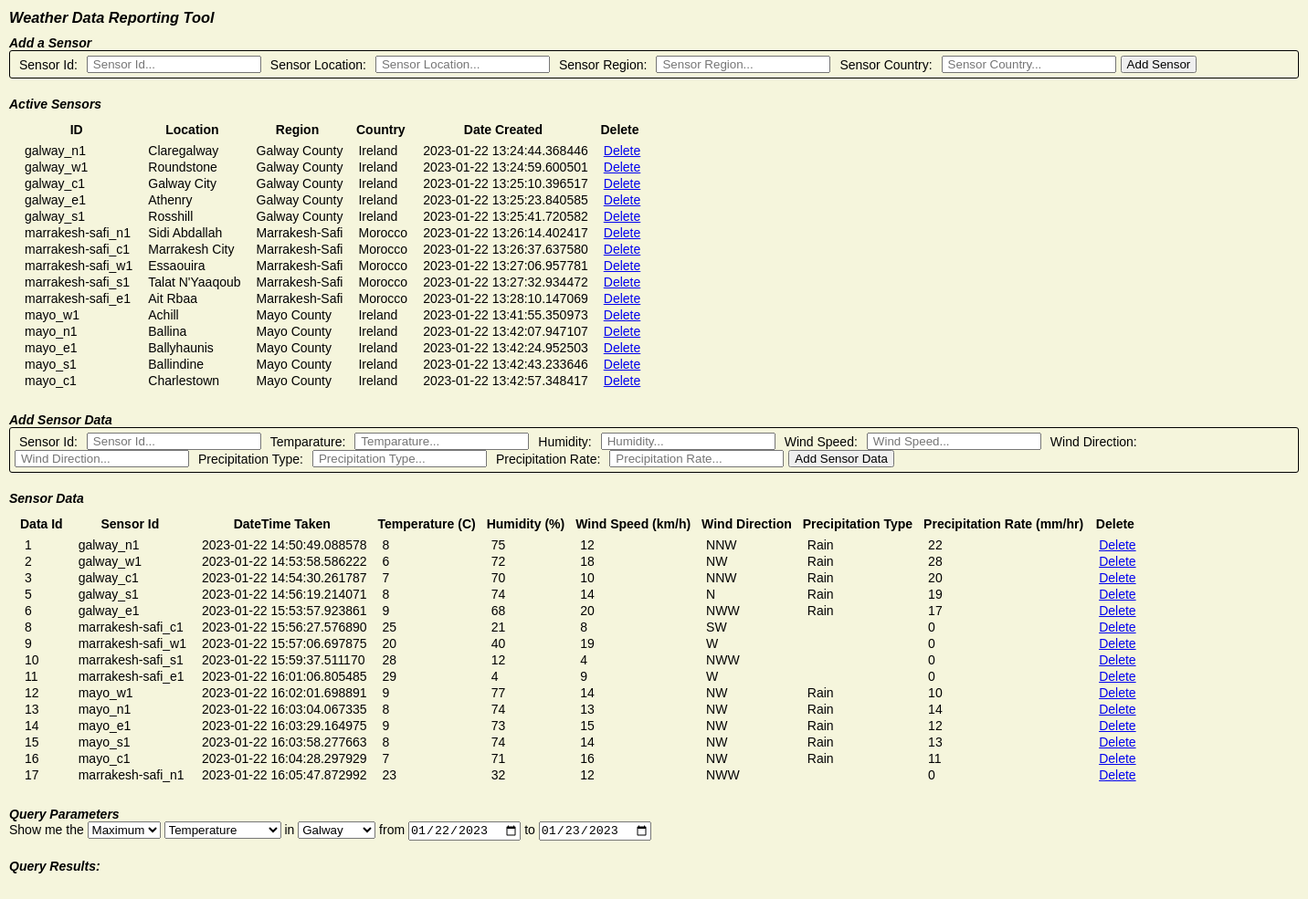
The page / on the database its author committed.
### app.py (models this page shows)
class Sensors(db.Model):
    __tablename__ = 'Sensors'
    id = db.Column(db.String(128), primary_key=True)
    location = db.Column(db.String(128))
    region = db.Column(db.String(128))
    country = db.Column(db.String(128))
    date_created = db.Column(db.DateTime, default = datetime.utcnow)

class SensorData(db.Model):
    __tablename__ = 'SensorData'
    id = db.Column(db.Integer, primary_key=True, autoincrement=True)
    sensor_id = db.Column(db.String(128), nullable=False)
    date_time = db.Column(db.DateTime, default=datetime.utcnow)
    temperature = db.Column(db.Integer)
    humidity = db.Column(db.Integer)
    wind_speed = db.Column(db.Integer)
    wind_direction = db.Column(db.String(3))
    precipitation_type = db.Column(db.String(24))
    precipitation_rate = db.Column(db.Integer)

### app.py (the view)
@app.route('/')
def index():
    sensors = Sensors.query.order_by(Sensors.date_created).all()
    sensor_data = SensorData.query.order_by(SensorData.date_time).all()
    return render_template('index.html', sensors=sensors, sensor_data=sensor_data)

### templates/index.html (shortened to what this page needs)
<!DOCTYPE html>
<html lang="en">
<head>
    <link rel="stylesheet" href="{{ url_for('static', filename='css/css.css') }}">
</head>
<body>
    <h3><i>Weather Data Reporting Tool</i></h3>
    <form action="/sensors" method="POST">
        <h4><i>Add a Sensor</i></h4>
        <div id="addSensorBox">
            <label for="sensor-id">Sensor Id: </label>
            <input name="sensor-id" id="sensor-id" type="text" placeholder="Sensor Id...">
            <label for="sensor-location">Sensor Location: </label>
            <input name="sensor-location" id="sensor-location" type="text" placeholder="Sensor Location...">
            <label for="sensor-region">Sensor Region: </label>
            <input name="sensor-region" id="sensor-region" type="text" placeholder="Sensor Region...">
            <label for="sensor-country">Sensor Country: </label>
            <input name="sensor-country" id="sensor-country" type="text" placeholder="Sensor Country...">
            <input type="submit" value="Add Sensor">
        </div>
    </form>
    <h4><i>Active Sensors</i></h4>
    <table>
        <tr>
            <th>ID</th>
            <th>Location</th>
            <th>Region</th>
            <th>Country</th>
            <th>Date Created</th>
            <th>Delete</th>
        </tr>
        {% for sensor in sensors %}
            <tr>
                <td>{{sensor.id}}</td>
                <td>{{sensor.location}}</td>
                <td>{{sensor.region}}</td>
                <td>{{sensor.country}}</td>
                <td>{{sensor.date_created}}</td>
                <td><a href="/delete-sensor/{{sensor.id}}">Delete</a></td>
            </tr>
        {% endfor %}
    </table>
    <form action="/data" method="POST">
        <h4><i>Add Sensor Data</i></h4>
        <div id="addDataBox">
            <label for="sensor-id">Sensor Id: </label>
            <input name="sensor-id" id="sensor-id" type="text" placeholder="Sensor Id...">
            <label for="temp">Temparature: </label>
            <input name="temp" id="temp" type="text" placeholder="Temparature...">
            <label for="humidity">Humidity: </label>
            <input name="humidity" id="humidity" type="text" placeholder="Humidity...">
            <label for="wind">Wind Speed: </label>
            <input name="wind" id="wind" type="text" placeholder="Wind Speed...">
            <label for="wind-dir">Wind Direction: </label>
            <input name="wind-dir" id="wind-dir" type="text" placeholder="Wind Direction...">
            <label for="precip">Precipitation Type: </label>
            <input name="precip" id="precip" type="text" placeholder="Precipitation Type...">
            <label for="precip-q">Precipitation Rate: </label>
            <input name="precip-q" id="precip-q" type="text" placeholder="Precipitation Rate...">
            <input type="submit" value="Add Sensor Data">
        </div>
    </form>
    <h4><i>Sensor Data</i></h4>
    <table>
        <tr>
            <th>Data Id</th>
            <th>Sensor Id</th>
            <th>DateTime Taken</th>
            <th>Temperature (C)</th>
            <th>Humidity (%)</th>
            <th>Wind Speed (km/h)</th>
            <th>Wind Direction</th>
            <th>Precipitation Type</th>
            <th>Precipitation Rate (mm/hr)</th>
            <th>Delete</th>
        </tr>
        {% for data in sensor_data %}
            <tr>
                <td>{{data.id}}</td>
                <td>{{data.sensor_id}}</td>
                <td>{{data.date_time}}</td>
                <td>{{data.temperature}}</td>
                <td>{{data.humidity}}</td>
                <td>{{data.wind_speed}}</td>
                <td>{{data.wind_direction}}</td>
                <td>{{data.precipitation_type}}</td>
                <td>{{data.precipitation_rate}}</td>
                <td><a href="/delete-data/{{data.id}}">Delete</a></td>
            </tr>
        {% endfor %}
    </table>
    <h4><i>Query Parameters</i></h4>
    <div id="query-parameters">
        Show me the
        <select id="metric1">
            <option value="max">Maximum</option>
        </select>
        <select id="metric2">
            <option value="temp">Temperature</option>
        </select>
        in
        <select id="location">
            <option value="galway">Galway</option>
        </select>
        from
        <input type="date" id="from" value="2023-01-22"></input>
        to
        <input type="date" id="to" value="2023-01-23"></input>
    </div>
    <h4><i>Query Results:</i></h4>
    <div id="result-space"></div>
</body>
</html>

### static/css/css.css (style rules this page uses)
* { padding: 0; margin: 0; }
html { padding: 10px 0 0 10px; font-size: 14px; font-family: sans-serif; background: beige; }
h3 { margin-bottom: 10px; }
th { padding: 5px; }
form { margin-bottom: 20px; }
#addSensorBox, #addDataBox { display: flex; flex-flow: row wrap; justify-content: flex-start; align-items: center; width: 1400px; border: 1px solid black; border-radius: 3px; padding: 5px; }
#addSensorBox>*, #addDataBox>* { padding: 0 5px 0 5px; margin-right: 5px; }
table { padding: 5px; margin-bottom: 20px; }
td { padding: 0 5px 0 10px; }
#query-parameters { margin-bottom: 20px; }
#result-space { height: 40px; width: 200px; display: flex; justify-content: center; align-items: center; font-weight: bold; }

### rows shown on the page
Sensors: id "galway_n1", location "Claregalway", region "Galway County", country "Ireland", date_created "2023-01-22 13:24:44.368446"
Sensors: id "galway_w1", location "Roundstone", region "Galway County", country "Ireland", date_created "2023-01-22 13:24:59.600501"
Sensors: id "galway_c1", location "Galway City", region "Galway County", country "Ireland", date_created "2023-01-22 13:25:10.396517"
Sensors: id "galway_e1", location "Athenry", region "Galway County", country "Ireland", date_created "2023-01-22 13:25:23.840585"
Sensors: id "galway_s1", location "Rosshill", region "Galway County", country "Ireland", date_created "2023-01-22 13:25:41.720582"
Sensors: id "marrakesh-safi_n1", location "Sidi Abdallah", region "Marrakesh-Safi", country "Morocco", date_created "2023-01-22 13:26:14.402417"
Sensors: id "marrakesh-safi_c1", location "Marrakesh City", region "Marrakesh-Safi", country "Morocco", date_created "2023-01-22 13:26:37.637580"
Sensors: id "marrakesh-safi_w1", location "Essaouira", region "Marrakesh-Safi", country "Morocco", date_created "2023-01-22 13:27:06.957781"
Sensors: id "marrakesh-safi_s1", location "Talat N'Yaaqoub", region "Marrakesh-Safi", country "Morocco", date_created "2023-01-22 13:27:32.934472"
Sensors: id "marrakesh-safi_e1", location "Ait Rbaa", region "Marrakesh-Safi", country "Morocco", date_created "2023-01-22 13:28:10.147069"
Sensors: id "mayo_w1", location "Achill", region "Mayo County", country "Ireland", date_created "2023-01-22 13:41:55.350973"
Sensors: id "mayo_n1", location "Ballina", region "Mayo County", country "Ireland", date_created "2023-01-22 13:42:07.947107"
Sensors: id "mayo_e1", location "Ballyhaunis", region "Mayo County", country "Ireland", date_created "2023-01-22 13:42:24.952503"
Sensors: id "mayo_s1", location "Ballindine", region "Mayo County", country "Ireland", date_created "2023-01-22 13:42:43.233646"
Sensors: id "mayo_c1", location "Charlestown", region "Mayo County", country "Ireland", date_created "2023-01-22 13:42:57.348417"
SensorData: id "1", sensor_id "galway_n1", date_time "2023-01-22 14:50:49.088578", temperature "8", humidity "75", wind_speed "12", wind_direction "NNW", precipitation_type "Rain", precipitation_rate "22"
SensorData: id "2", sensor_id "galway_w1", date_time "2023-01-22 14:53:58.586222", temperature "6", humidity "72", wind_speed "18", wind_direction "NW", precipitation_type "Rain", precipitation_rate "28"
SensorData: id "3", sensor_id "galway_c1", date_time "2023-01-22 14:54:30.261787", temperature "7", humidity "70", wind_speed "10", wind_direction "NNW", precipitation_type "Rain", precipitation_rate "20"
SensorData: id "5", sensor_id "galway_s1", date_time "2023-01-22 14:56:19.214071", temperature "8", humidity "74", wind_speed "14", wind_direction "N", precipitation_type "Rain", precipitation_rate "19"
SensorData: id "6", sensor_id "galway_e1", date_time "2023-01-22 15:53:57.923861", temperature "9", humidity "68", wind_speed "20", wind_direction "NWW", precipitation_type "Rain", precipitation_rate "17"
SensorData: id "8", sensor_id "marrakesh-safi_c1", date_time "2023-01-22 15:56:27.576890", temperature "25", humidity "21", wind_speed "8", wind_direction "SW", precipitation_rate "0"
SensorData: id "9", sensor_id "marrakesh-safi_w1", date_time "2023-01-22 15:57:06.697875", temperature "20", humidity "40", wind_speed "19", wind_direction "W", precipitation_rate "0"
SensorData: id "10", sensor_id "marrakesh-safi_s1", date_time "2023-01-22 15:59:37.511170", temperature "28", humidity "12", wind_speed "4", wind_direction "NWW", precipitation_rate "0"
SensorData: id "11", sensor_id "marrakesh-safi_e1", date_time "2023-01-22 16:01:06.805485", temperature "29", humidity "4", wind_speed "9", wind_direction "W", precipitation_rate "0"
SensorData: id "12", sensor_id "mayo_w1", date_time "2023-01-22 16:02:01.698891", temperature "9", humidity "77", wind_speed "14", wind_direction "NW", precipitation_type "Rain", precipitation_rate "10"
SensorData: id "13", sensor_id "mayo_n1", date_time "2023-01-22 16:03:04.067335", temperature "8", humidity "74", wind_speed "13", wind_direction "NW", precipitation_type "Rain", precipitation_rate "14"
SensorData: id "14", sensor_id "mayo_e1", date_time "2023-01-22 16:03:29.164975", temperature "9", humidity "73", wind_speed "15", wind_direction "NW", precipitation_type "Rain", precipitation_rate "12"
SensorData: id "15", sensor_id "mayo_s1", date_time "2023-01-22 16:03:58.277663", temperature "8", humidity "74", wind_speed "14", wind_direction "NW", precipitation_type "Rain", precipitation_rate "13"
SensorData: id "16", sensor_id "mayo_c1", date_time "2023-01-22 16:04:28.297929", temperature "7", humidity "71", wind_speed "16", wind_direction "NW", precipitation_type "Rain", precipitation_rate "11"
SensorData: id "17", sensor_id "marrakesh-safi_n1", date_time "2023-01-22 16:05:47.872992", temperature "23", humidity "32", wind_speed "12", wind_direction "NWW", precipitation_rate "0"
